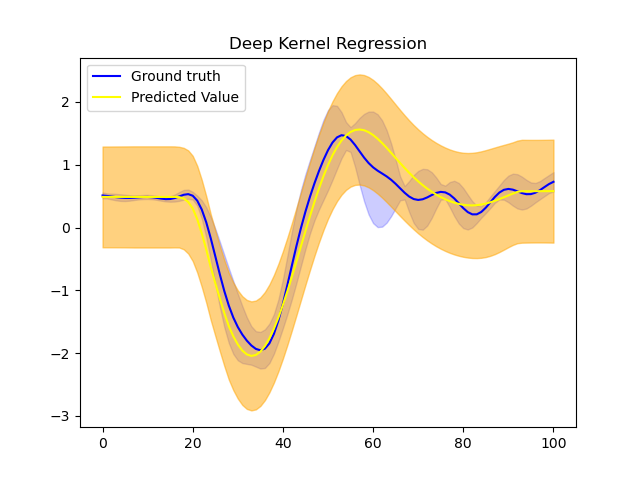

Generate this figure with Python:
import math

import torch
import numpy as np
import gpytorch
from matplotlib import pyplot as plt
import seaborn as sns

from simulators.base import BaseSimulator
from simulators.analytical_simulators import StepFunction, Motorcycle

# Set device
device = torch.device("cuda" if torch.cuda.is_available() else "cpu")

# Create a Gaussian Process Model

class DeepKernelRegression(gpytorch.models.ExactGP):
        def __init__(self, train_x, train_y, likelihood):
            super(DeepKernelRegression, self).__init__(train_x, train_y, likelihood)
            self.mean_module = gpytorch.means.ConstantMean()
            # self.covar_module = gpytorch.kernels.GridInterpolationKernel(
            #     gpytorch.kernels.ScaleKernel(gpytorch.kernels.RBFKernel(ard_num_dims=2)),
            #     num_dims=2, grid_size=100
            # )
            self.covar_module = gpytorch.kernels.RBFKernel(ard_num_dims=2)

            class LargeFeatureExtractor(torch.nn.Sequential):
                def __init__(self, data_dim):
                    super(LargeFeatureExtractor, self).__init__()
                    self.add_module('linear1', torch.nn.Linear(data_dim, 1000))
                    self.add_module('relu1', torch.nn.ReLU())
                    self.add_module('linear2', torch.nn.Linear(1000, 500))
                    self.add_module('relu2', torch.nn.ReLU())
                    self.add_module('linear3', torch.nn.Linear(500, 50))
                    self.add_module('relu3', torch.nn.ReLU())
                    self.add_module('linear4', torch.nn.Linear(50, 2))

            self.feature_extractor = LargeFeatureExtractor(data_dim=train_x.size(-1))

            # This module will scale the NN features so that they're nice values
            self.scale_to_bounds = gpytorch.utils.grid.ScaleToBounds(-1., 1.)

        def forward(self, x):
            # We're first putting our data through a deep net (feature extractor)
            projected_x = self.feature_extractor(x)
            projected_x = self.scale_to_bounds(projected_x)  # Make the NN values "nice"

            mean_x = self.mean_module(projected_x)
            covar_x = self.covar_module(projected_x)
            return gpytorch.distributions.MultivariateNormal(mean_x, covar_x)

class CompositeGPModel(gpytorch.models.ExactGP):
    def __init__(self, train_x, train_y, likelihood):
        super(CompositeGPModel, self).__init__(train_x, train_y, likelihood)

        self.mean_module = gpytorch.means.ConstantMean()
        
         # Matérn kernel with smoothness parameter ν = 1/2
        self.rbf_kernel1 = gpytorch.kernels.RBFKernel()
        self.rbf_kernel2 = gpytorch.kernels.RBFKernel()
        self.covar_kernel = gpytorch.kernels.AdditiveKernel(self.rbf_kernel1, self.rbf_kernel2)

    def forward(self, x):
        mean_x = self.mean_module(x)

        # Composite kernel: sum of the two RBF kernels
        covar_x = self.covar_kernel(x)
        
        return gpytorch.distributions.MultivariateNormal(mean_x, covar_x)


if __name__ == "__main__":
    if torch.cuda.is_available():
        device = torch.device('cuda')
    else:
        device = torch.device('cpu')

    # Training data
    sim = Motorcycle()
    SEED = 1
    x, y = sim.sample_initial_data(50, 'random', SEED)
    train_x = x.to(device)
    train_y = y.to(device)
    
    # Initialize the likelihood and model
    likelihood = gpytorch.likelihoods.GaussianLikelihood().to(device)
    model = DeepKernelRegression(train_x, train_y, likelihood).to(device)

    # Set the model in training mode
    model.train()
    likelihood.train()

    # Train the model using Adam optimizer
    optimizer = torch.optim.Adam(model.parameters(), lr=0.05)
    mll = gpytorch.mlls.ExactMarginalLogLikelihood(likelihood, model)

    training_iter = 1000
    for i in range(training_iter):
        optimizer.zero_grad()
        output = model(train_x)
        loss = -mll(output, train_y)
        loss.backward()
        optimizer.step()
        print(model.covar_module.lengthscale)
        print(likelihood.noise.item())

        print('Iter %d/%d - Loss: %.3f' % (i + 1, training_iter, loss.item()))

    # Set the model in evaluation mode
    model.eval()
    likelihood.eval()

    # Test points
    x = sim.search_space()
    y = sim.mean(x)
    std = sim.stddev(x)
    test_x = torch.tensor(x).reshape(-1).to(device).float()
    test_y = torch.tensor(y).reshape(-1).to(device).float()
    test_var = torch.tensor(std).reshape(-1).to(device).float()

    # Predictions
    with torch.no_grad(), gpytorch.settings.fast_pred_var():
        observed_pred = likelihood(model(test_x))

    # Plot
    
    plt.figure()
    
    # original simulator
    sns.lineplot(x=test_x.cpu().numpy(), y=test_y.cpu().numpy(), color='blue', label="Ground truth")
    plt.fill_between(test_x.cpu().numpy(), test_y.cpu().numpy() - test_var.cpu().numpy(), test_y.cpu().numpy() + test_var.cpu().numpy(), color='blue', alpha=0.2)

    plt.plot(test_x.cpu().numpy(), observed_pred.mean.cpu().numpy(), color='yellow', label='Predicted Value')
    plt.fill_between(test_x.cpu().numpy(), 
                    observed_pred.confidence_region()[0].cpu().numpy(),
                    observed_pred.confidence_region()[1].cpu().numpy(), 
                    color = 'orange', alpha=0.5)
    # plt.plot(test_x.cpu().numpy(), test_y.cpu().numpy(), 'r--')
    plt.title('Deep Kernel Regression')
    plt.legend(loc='upper left')
    
    plt.savefig('composite.png')